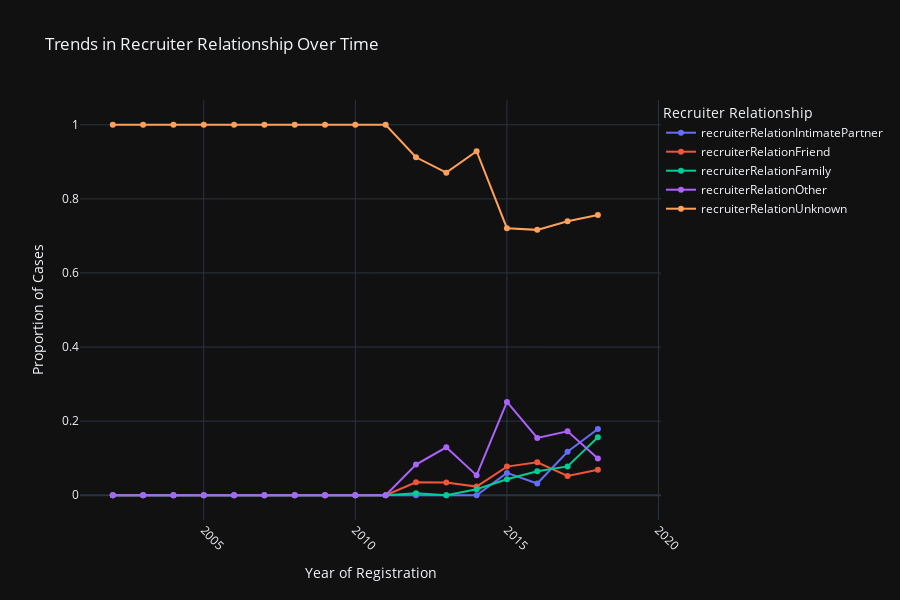

Notebook code for this chart:
### Markdown cell above
Early years: Sexual Exploitation > Forced Labour
Mid-years: Growth in Forced Labour
2016: Huge rise in Other Exploitation (plus new types appear)
After 2016: Sexual Exploitation dominates again, but dataset becomes more diverse in types.

All of this is affected by the lack of good data collection mentioned previosuly

### Code cell
# List of recruiter columns
recruiter_cols = [
    'recruiterRelationIntimatePartner', 'recruiterRelationFriend', 
    'recruiterRelationFamily', 'recruiterRelationOther', 'recruiterRelationUnknown'
]

# Group by yearOfRegistration and calculate the mean for each recruiter type
recruiter_trends = df.groupby('yearOfRegistration')[recruiter_cols].mean().reset_index()

# Create an interactive line plot using Plotly
fig = px.line(recruiter_trends, 
              x='yearOfRegistration', 
              y=recruiter_cols, 
              title="Trends in Recruiter Relationship Over Time",
              labels={"yearOfRegistration": "Year of Registration", "value": "Proportion of Cases"},
              line_shape='linear',  # Linear line connection
              markers=True,         # Show markers for each point
              height=600)

# Update layout for better aesthetics and readability
fig.update_layout(
    xaxis_title="Year of Registration",
    yaxis_title="Proportion of Cases",
    xaxis=dict(tickangle=45),
    legend_title="Recruiter Relationship",
    legend=dict(title="Recruiter Relationship", x=1, y=1)
)

# Show the plot
fig.show()

### Figure 1 — Plotly figure (JSON) as saved in the notebook; plotly's stock layout.template omitted (floating-point values rounded to 4 significant figures)
{"data": [{"hovertemplate": "variable=recruiterRelationIntimatePartner<br>Year of Registration=%{x}<br>Proportion of Cases=%{y}<extra></extra>", "legendgroup": "recruiterRelationIntimatePartner", "line": {"color": "#636efa", "dash": "solid", "shape": "linear"}, "marker": {"symbol": "circle"}, "mode": "lines+markers", "name": "recruiterRelationIntimatePartner", "orientation": "v", "showlegend": true, "x": [2002, 2003, 2004, 2005, 2006, 2007, 2008, 2009, 2010, 2011, 2012, 2013, 2014, 2015, 2016, 2017, 2018, 2019], "xaxis": "x", "y": [0.0, 0.0, 0.0, 0.0, 0.0, 0.0, 0.0, 0.0, 0.0, 0.0, 0.0, 0.0, 0.0, 0.06032, 0.03162, 0.1174, 0.1787, NaN], "yaxis": "y", "type": "scatter"}, {"hovertemplate": "variable=recruiterRelationFriend<br>Year of Registration=%{x}<br>Proportion of Cases=%{y}<extra></extra>", "legendgroup": "recruiterRelationFriend", "line": {"color": "#EF553B", "dash": "solid", "shape": "linear"}, "marker": {"symbol": "circle"}, "mode": "lines+markers", "name": "recruiterRelationFriend", "orientation": "v", "showlegend": true, "x": [2002, 2003, 2004, 2005, 2006, 2007, 2008, 2009, 2010, 2011, 2012, 2013, 2014, 2015, 2016, 2017, 2018, 2019], "xaxis": "x", "y": [0.0, 0.0, 0.0, 0.0, 0.0, 0.0, 0.0, 0.0, 0.0, 0.0, 0.03511, 0.03439, 0.02333, 0.07733, 0.089, 0.05199, 0.0687, NaN], "yaxis": "y", "type": "scatter"}, {"hovertemplate": "variable=recruiterRelationFamily<br>Year of Registration=%{x}<br>Proportion of Cases=%{y}<extra></extra>", "legendgroup": "recruiterRelationFamily", "line": {"color": "#00cc96", "dash": "solid", "shape": "linear"}, "marker": {"symbol": "circle"}, "mode": "lines+markers", "name": "recruiterRelationFamily", "orientation": "v", "showlegend": true, "x": [2002, 2003, 2004, 2005, 2006, 2007, 2008, 2009, 2010, 2011, 2012, 2013, 2014, 2015, 2016, 2017, 2018, 2019], "xaxis": "x", "y": [0.0, 0.0, 0.0, 0.0, 0.0, 0.0, 0.0, 0.0, 0.0, 0.0, 0.005121, 0.0, 0.01633, 0.04299, 0.06501, 0.07786, 0.1563, NaN], "yaxis": "y", "type": "scatter"}, {"hovertemplate": "variable=recruiterRelationOther<br>Year of Registration=%{x}<br>Proportion of Cases=%{y}<extra></extra>", "legendgroup": "recruiterRelationOther", "line": {"color": "#ab63fa", "dash": "solid", "shape": "linear"}, "marker": {"symbol": "circle"}, "mode": "lines+markers", "name": "recruiterRelationOther", "orientation": "v", "showlegend": true, "x": [2002, 2003, 2004, 2005, 2006, 2007, 2008, 2009, 2010, 2011, 2012, 2013, 2014, 2015, 2016, 2017, 2018, 2019], "xaxis": "x", "y": [0.0, 0.0, 0.0, 0.0, 0.0, 0.0, 0.0, 0.0, 0.0, 0.0, 0.08266, 0.1294, 0.05367, 0.2518, 0.1549, 0.1728, 0.09915, NaN], "yaxis": "y", "type": "scatter"}, {"hovertemplate": "variable=recruiterRelationUnknown<br>Year of Registration=%{x}<br>Proportion of Cases=%{y}<extra></extra>", "legendgroup": "recruiterRelationUnknown", "line": {"color": "#FFA15A", "dash": "solid", "shape": "linear"}, "marker": {"symbol": "circle"}, "mode": "lines+markers", "name": "recruiterRelationUnknown", "orientation": "v", "showlegend": true, "x": [2002, 2003, 2004, 2005, 2006, 2007, 2008, 2009, 2010, 2011, 2012, 2013, 2014, 2015, 2016, 2017, 2018, 2019], "xaxis": "x", "y": [1.0, 1.0, 1.0, 1.0, 1.0, 1.0, 1.0, 1.0, 1.0, 1.0, 0.9122, 0.8706, 0.9287, 0.7208, 0.7163, 0.7397, 0.7564, NaN], "yaxis": "y", "type": "scatter"}], "layout": {"xaxis": {"anchor": "y", "domain": [0.0, 1.0], "title": {"text": "Year of Registration"}, "tickangle": 45}, "yaxis": {"anchor": "x", "domain": [0.0, 1.0], "title": {"text": "Proportion of Cases"}}, "legend": {"title": {"text": "Recruiter Relationship"}, "tracegroupgap": 0, "x": 1, "y": 1}, "title": {"text": "Trends in Recruiter Relationship Over Time"}, "height": 600}}
